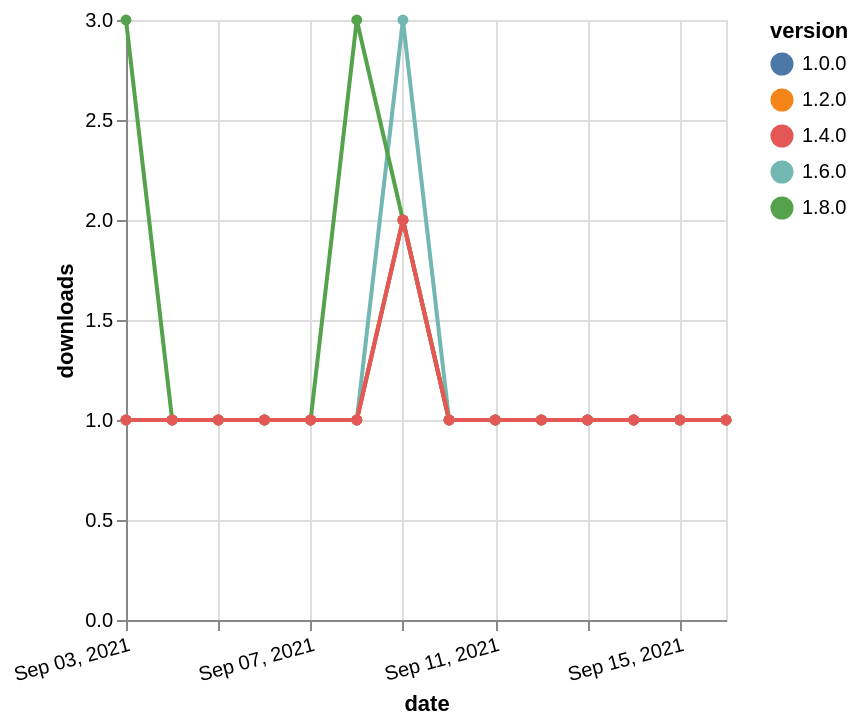

Describe this chart as a Vega-Lite specification.
### Vega-Lite specification from a JSON file in a GitHub repository (floating-point values rounded to 4 significant figures)
{"$schema": "https://vega.github.io/schema/vega-lite/v5.json", "description": "A simple bar chart with embedded data.", "data": {"values": [{"date": "2021-09-03", "total": 192, "delta": 1, "version": "1.6.0"}, {"date": "2021-09-04", "total": 193, "delta": 1, "version": "1.6.0"}, {"date": "2021-09-05", "total": 194, "delta": 1, "version": "1.6.0"}, {"date": "2021-09-06", "total": 195, "delta": 1, "version": "1.6.0"}, {"date": "2021-09-07", "total": 196, "delta": 1, "version": "1.6.0"}, {"date": "2021-09-08", "total": 197, "delta": 1, "version": "1.6.0"}, {"date": "2021-09-09", "total": 200, "delta": 3, "version": "1.6.0"}, {"date": "2021-09-10", "total": 201, "delta": 1, "version": "1.6.0"}, {"date": "2021-09-11", "total": 202, "delta": 1, "version": "1.6.0"}, {"date": "2021-09-12", "total": 203, "delta": 1, "version": "1.6.0"}, {"date": "2021-09-13", "total": 204, "delta": 1, "version": "1.6.0"}, {"date": "2021-09-14", "total": 205, "delta": 1, "version": "1.6.0"}, {"date": "2021-09-15", "total": 206, "delta": 1, "version": "1.6.0"}, {"date": "2021-09-16", "total": 207, "delta": 1, "version": "1.6.0"}, {"date": "2021-09-03", "total": 127, "delta": 3, "version": "1.8.0"}, {"date": "2021-09-04", "total": 128, "delta": 1, "version": "1.8.0"}, {"date": "2021-09-05", "total": 129, "delta": 1, "version": "1.8.0"}, {"date": "2021-09-06", "total": 130, "delta": 1, "version": "1.8.0"}, {"date": "2021-09-07", "total": 131, "delta": 1, "version": "1.8.0"}, {"date": "2021-09-08", "total": 134, "delta": 3, "version": "1.8.0"}, {"date": "2021-09-09", "total": 136, "delta": 2, "version": "1.8.0"}, {"date": "2021-09-10", "total": 137, "delta": 1, "version": "1.8.0"}, {"date": "2021-09-11", "total": 138, "delta": 1, "version": "1.8.0"}, {"date": "2021-09-12", "total": 139, "delta": 1, "version": "1.8.0"}, {"date": "2021-09-13", "total": 140, "delta": 1, "version": "1.8.0"}, {"date": "2021-09-14", "total": 141, "delta": 1, "version": "1.8.0"}, {"date": "2021-09-15", "total": 142, "delta": 1, "version": "1.8.0"}, {"date": "2021-09-16", "total": 143, "delta": 1, "version": "1.8.0"}, {"date": "2021-09-03", "total": 189, "delta": 1, "version": "1.0.0"}, {"date": "2021-09-04", "total": 190, "delta": 1, "version": "1.0.0"}, {"date": "2021-09-05", "total": 191, "delta": 1, "version": "1.0.0"}, {"date": "2021-09-06", "total": 192, "delta": 1, "version": "1.0.0"}, {"date": "2021-09-07", "total": 193, "delta": 1, "version": "1.0.0"}, {"date": "2021-09-08", "total": 194, "delta": 1, "version": "1.0.0"}, {"date": "2021-09-09", "total": 196, "delta": 2, "version": "1.0.0"}, {"date": "2021-09-10", "total": 197, "delta": 1, "version": "1.0.0"}, {"date": "2021-09-11", "total": 198, "delta": 1, "version": "1.0.0"}, {"date": "2021-09-12", "total": 199, "delta": 1, "version": "1.0.0"}, {"date": "2021-09-13", "total": 200, "delta": 1, "version": "1.0.0"}, {"date": "2021-09-14", "total": 201, "delta": 1, "version": "1.0.0"}, {"date": "2021-09-15", "total": 202, "delta": 1, "version": "1.0.0"}, {"date": "2021-09-16", "total": 203, "delta": 1, "version": "1.0.0"}, {"date": "2021-09-03", "total": 181, "delta": 1, "version": "1.2.0"}, {"date": "2021-09-04", "total": 182, "delta": 1, "version": "1.2.0"}, {"date": "2021-09-05", "total": 183, "delta": 1, "version": "1.2.0"}, {"date": "2021-09-06", "total": 184, "delta": 1, "version": "1.2.0"}, {"date": "2021-09-07", "total": 185, "delta": 1, "version": "1.2.0"}, {"date": "2021-09-08", "total": 186, "delta": 1, "version": "1.2.0"}, {"date": "2021-09-09", "total": 188, "delta": 2, "version": "1.2.0"}, {"date": "2021-09-10", "total": 189, "delta": 1, "version": "1.2.0"}, {"date": "2021-09-11", "total": 190, "delta": 1, "version": "1.2.0"}, {"date": "2021-09-12", "total": 191, "delta": 1, "version": "1.2.0"}, {"date": "2021-09-13", "total": 192, "delta": 1, "version": "1.2.0"}, {"date": "2021-09-14", "total": 193, "delta": 1, "version": "1.2.0"}, {"date": "2021-09-15", "total": 194, "delta": 1, "version": "1.2.0"}, {"date": "2021-09-16", "total": 195, "delta": 1, "version": "1.2.0"}, {"date": "2021-09-03", "total": 166, "delta": 1, "version": "1.4.0"}, {"date": "2021-09-04", "total": 167, "delta": 1, "version": "1.4.0"}, {"date": "2021-09-05", "total": 168, "delta": 1, "version": "1.4.0"}, {"date": "2021-09-06", "total": 169, "delta": 1, "version": "1.4.0"}, {"date": "2021-09-07", "total": 170, "delta": 1, "version": "1.4.0"}, {"date": "2021-09-08", "total": 171, "delta": 1, "version": "1.4.0"}, {"date": "2021-09-09", "total": 173, "delta": 2, "version": "1.4.0"}, {"date": "2021-09-10", "total": 174, "delta": 1, "version": "1.4.0"}, {"date": "2021-09-11", "total": 175, "delta": 1, "version": "1.4.0"}, {"date": "2021-09-12", "total": 176, "delta": 1, "version": "1.4.0"}, {"date": "2021-09-13", "total": 177, "delta": 1, "version": "1.4.0"}, {"date": "2021-09-14", "total": 178, "delta": 1, "version": "1.4.0"}, {"date": "2021-09-15", "total": 179, "delta": 1, "version": "1.4.0"}, {"date": "2021-09-16", "total": 180, "delta": 1, "version": "1.4.0"}]}, "width": "container", "mark": {"type": "line", "point": {"filled": true}}, "encoding": {"x": {"field": "date", "type": "temporal", "timeUnit": "yearmonthdate", "title": "date", "axis": {"labelAngle": -15}}, "y": {"field": "delta", "type": "quantitative", "title": "downloads"}, "color": {"field": "version", "type": "nominal"}, "tooltip": {"field": "delta"}}}
